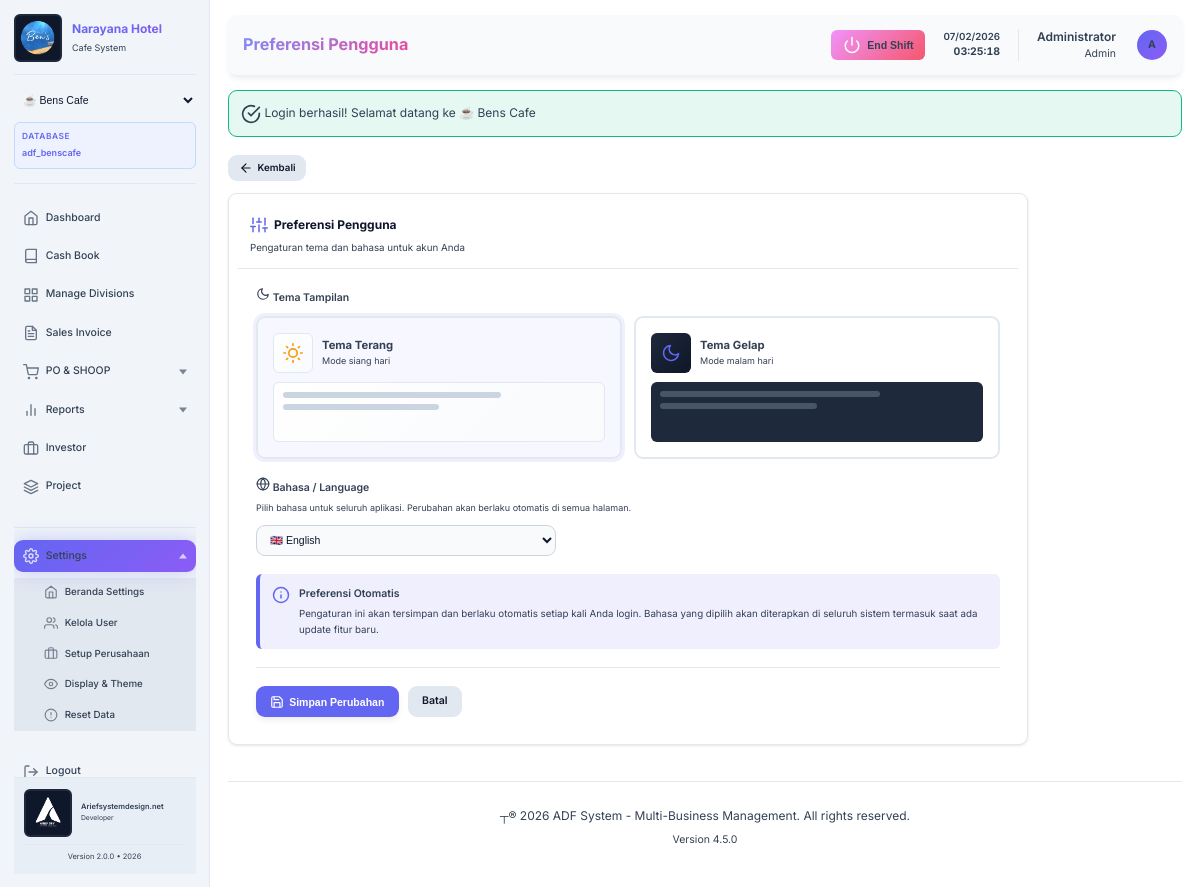
The page /adf_system/modules/settings/preferences.php (signed in) on the database its author committed.
### tables this page shows
CREATE TABLE `settings` (
  `id` int(11) NOT NULL AUTO_INCREMENT,
  `setting_key` varchar(100) NOT NULL,
  `setting_value` longtext DEFAULT NULL,
  `setting_type` varchar(50) DEFAULT 'string',
  `description` text DEFAULT NULL,
  `created_at` timestamp NOT NULL DEFAULT current_timestamp(),
  `updated_at` timestamp NOT NULL DEFAULT current_timestamp() ON UPDATE current_timestamp(),
  PRIMARY KEY (`id`),
  UNIQUE KEY `setting_key` (`setting_key`),
  KEY `idx_key` (`setting_key`)
);

CREATE TABLE `user_preferences` (
  `id` int(11) NOT NULL AUTO_INCREMENT,
  `user_id` int(11) NOT NULL,
  `branch_id` varchar(50) NOT NULL DEFAULT 'narayana-hotel',
  `theme` varchar(20) DEFAULT 'dark',
  `language` varchar(10) DEFAULT 'id',
  `created_at` timestamp NOT NULL DEFAULT current_timestamp(),
  `updated_at` timestamp NOT NULL DEFAULT current_timestamp() ON UPDATE current_timestamp(),
  PRIMARY KEY (`id`),
  UNIQUE KEY `unique_user_branch` (`user_id`,`branch_id`),
  KEY `idx_user` (`user_id`),
  KEY `idx_branch` (`branch_id`)
);

### adf_system/modules/settings/preferences.php (the view, shortened to what the rows shown need)
<?php
require_once '../../config/database.php';
require_once '../../includes/auth.php';
$auth = new Auth();
$auth->requireLogin();
$db = Database::getInstance();
$currentUser = $auth->getCurrentUser();
$pageTitle = 'Preferensi Pengguna';
try {
    $db->fetchOne("SELECT 1 FROM user_preferences LIMIT 1");
} catch (Exception $e) {
    try {
        $db->getConnection()->exec("
            CREATE TABLE IF NOT EXISTS user_preferences (
                id INT AUTO_INCREMENT PRIMARY KEY,
                user_id INT NOT NULL UNIQUE,
                theme VARCHAR(50) DEFAULT 'dark',
                language VARCHAR(20) DEFAULT 'id',
                created_at TIMESTAMP DEFAULT CURRENT_TIMESTAMP,
                updated_at TIMESTAMP DEFAULT CURRENT_TIMESTAMP ON UPDATE CURRENT_TIMESTAMP,
                FOREIGN KEY (user_id) REFERENCES users(id) ON DELETE CASCADE,
                INDEX idx_user_id (user_id)
            ) ENGINE=InnoDB DEFAULT CHARSET=utf8mb4 COLLATE=utf8mb4_unicode_ci
        ");
    } catch (Exception $createError) {
        error_log('Failed to create user_preferences table: ' . $createError->getMessage());
    }
}
$preferences = $db->fetchOne(
    "SELECT * FROM user_preferences WHERE user_id = ?",
    [$currentUser['id']]
);
$currentLanguage = $preferences['language'] ?? $_SESSION['user_language'] ?? 'id';
include '../../includes/header.php';
?>
<div style="max-width: 800px;">
    <div class="card">
        <form method="POST" style="padding: 1.5rem;">
            <div class="form-group" style="margin-top: 1.5rem;">
                <label class="form-label">
                    <i data-feather="globe" style="width: 14px; height: 14px;"></i>
                    Bahasa / Language
                </label>
                <p style="font-size: 0.75rem; color: var(--text-muted); margin-bottom: 0.75rem;">
                    Pilih bahasa untuk seluruh aplikasi. Perubahan akan berlaku otomatis di semua halaman.
                </p>
                <select name="language" class="form-control" style="max-width: 300px;" id="languageSelect">
                    <option value="en" <?php echo $currentLanguage === 'en' ? 'selected' : ''; ?>>🇬🇧 English</option>
                </select>
            </div>
        </form>
    </div>
</div>
<?php include '../../includes/footer.php'; ?>

### adf_system/includes/header.php (shortened to what the rows shown need)
<!DOCTYPE html>
<html lang="<?php echo $_SESSION['user_language'] ?? 'id'; ?>">
<head>
    <link rel="stylesheet" href="<?php echo BASE_URL; ?>/assets/css/style.css?v=<?php echo time(); ?>">
</head>
<?php
$userTheme = 'dark';
if (isset($_SESSION['user_id'])) {
    try {
        require_once __DIR__ . '/../config/database.php';
        $db = Database::getInstance();
        $themeResult = $db->fetchOne(
            "SELECT theme FROM user_preferences WHERE user_id = ? AND branch_id = ? LIMIT 1",
            [$_SESSION['user_id'], ACTIVE_BUSINESS_ID]
        );
        if ($themeResult && !empty($themeResult['theme'])) {
            $userTheme = $themeResult['theme'];
        } else {
            $fallbackTheme = $db->fetchOne(
                "SELECT theme FROM user_preferences WHERE user_id = ? LIMIT 1",
                [$_SESSION['user_id']]
            );
            if ($fallbackTheme && !empty($fallbackTheme['theme'])) {
                $userTheme = $fallbackTheme['theme'];
            }
        }
    } catch (Exception $e) {
        $userTheme = 'dark';
        $themeError = $e->getMessage();
    }
}
?>
<body data-theme="<?php echo htmlspecialchars($userTheme); ?>" data-business="<?php echo ACTIVE_BUSINESS_ID; ?>" data-business-type="<?php echo BUSINESS_TYPE; ?>">
    <div class="main-wrapper">
        <aside class="sidebar">
            <div class="sidebar-header">
                <?php
                $companyNameSetting = $db->fetchOne("SELECT setting_value FROM settings WHERE setting_key = 'company_name'");
                $displayCompanyName = ($companyNameSetting && $companyNameSetting['setting_value'])
                    ? $companyNameSetting['setting_value']
                    : BUSINESS_NAME;
                ?>
                <div style="display: flex; align-items: center; gap: 0.875rem;">
                    <div style="flex: 1;">
                        <h1 class="logo" style="margin: 0; font-size: 1rem;"><?php echo htmlspecialchars($displayCompanyName); ?></h1>
                        <p style="color: var(--text-muted); font-size: 0.75rem; margin: 0; margin-top: 0.25rem;"><?php echo ucfirst(BUSINESS_TYPE); ?> System</p>
                    </div>
                </div>
                        <?php
                        require_once __DIR__ . '/../config/database.php';
                        ?>
            </div>
        </aside>
        <main class="main-content">
            <div class="top-bar">
                <div>
                    <h1 class="page-title"><?php echo $pageTitle ?? 'Dashboard'; ?></h1>
                </div>
            </div>
            <div class="page-content">

### adf_system/includes/footer.php (shortened to what the rows shown need)
           </div>
           <?php
           $footerCopyrightSetting = $db->fetchOne("SELECT setting_value FROM settings WHERE setting_key = 'footer_copyright'");
           $footerCopyright = $footerCopyrightSetting['setting_value'] ?? ('© ' . APP_YEAR . ' ' . APP_NAME . '. All rights reserved.');
           $footerVersionSetting = $db->fetchOne("SELECT setting_value FROM settings WHERE setting_key = 'footer_version'");
           $footerVersion = $footerVersionSetting['setting_value'] ?? ('Version ' . APP_VERSION);
           ?>
           <footer style="margin-top: 3rem; padding: 2rem 0; border-top: 1px solid var(--bg-tertiary); text-align: center; color: var(--text-muted);">
               <p><?php echo htmlspecialchars($footerCopyright); ?></p>
               <p style="font-size: 0.875rem; margin-top: 0.5rem;"><?php echo htmlspecialchars($footerVersion); ?></p>
           </footer>
       </main>
   </div>
</body>
</html>

### rows shown on the page
settings: setting_value "Narayana Hotel"
user_preferences: language "🇬🇧 English"
settings: setting_value "┬® 2026 ADF System - Multi-Business Management. All rights reserved."
settings: setting_value "Version 4.5.0"

### other values the page prints
BUSINESS_TYPE "Cafe"
$currentDb "adf_benscafe"
__('dashboard.title') "Dashboard"
__('cashbook.title') "Cash Book"
__('settings.divisions') "Manage Divisions"
__('settings.title') "Settings"
DEVELOPER_NAME "Ariefsystemdesign.net"
APP_VERSION "2.0.0"
APP_YEAR "2026"
$pageTitle "Preferensi Pengguna"
$_SESSION['full_name'] "Administrator"
$_SESSION['role'] "Admin"
substr($_SESSION['full_name'] ?? 'U', 0, 1) "A"
$success "Login berhasil! Selamat datang ke ☕ Bens Cafe"
form field value "☕ Bens Cafe"
